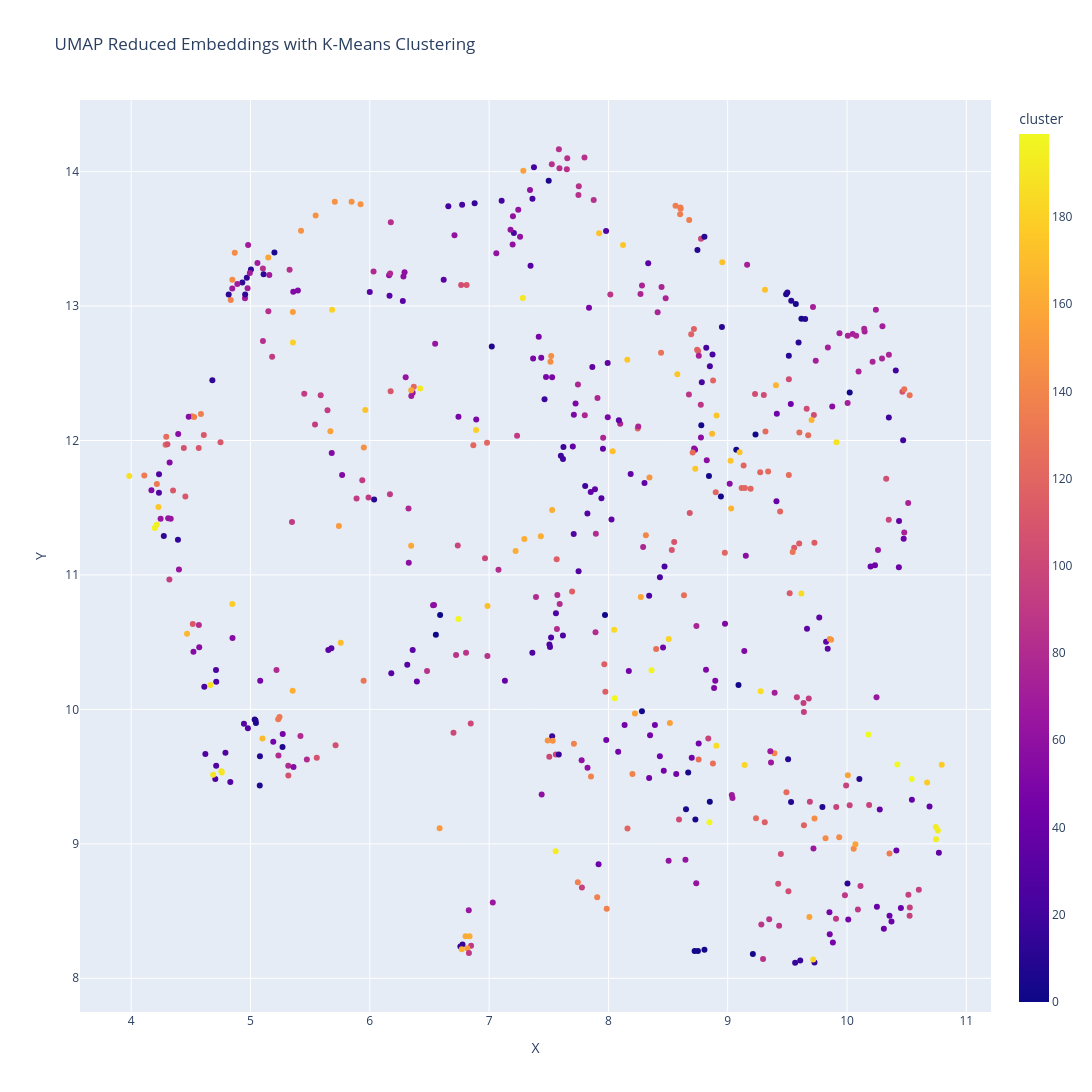

The notebook cell saved with this chart:
### Code cell
# Create a scatter plot with Plotly
fig = px.scatter(
    merged_df, x='X', y='Y',
    color='cluster',
    hover_data={'question': True, 'cluster': True, 'X': False, 'Y': False},
    title='UMAP Reduced Embeddings with K-Means Clustering',
    width=1600,
    height=1600,
)

# Show the plot
fig.show()

### Figure 1 — Plotly figure (JSON) as saved in the notebook; plotly's stock layout.template omitted (floating-point values rounded to 4 significant figures; data arrays with more than 128 entries replaced by an {"elided": "..."} marker saying what was removed)
{"data": [{"customdata": {"elided": "562x2 mixed values"}, "hovertemplate": "question=%{customdata[0]}<br>cluster=%{marker.color}<extra></extra>", "legendgroup": "", "marker": {"color": {"elided": "562 int values"}, "coloraxis": "coloraxis", "symbol": "circle"}, "mode": "markers", "name": "", "orientation": "v", "showlegend": false, "type": "scatter", "x": {"elided": "562 float values"}, "xaxis": "x", "y": {"elided": "562 float values"}, "yaxis": "y"}], "layout": {"coloraxis": {"colorbar": {"title": {"text": "cluster"}}, "colorscale": [[0, "#0d0887"], [0.1111, "#46039f"], [0.2222, "#7201a8"], [0.3333, "#9c179e"], [0.4444, "#bd3786"], [0.5556, "#d8576b"], [0.6667, "#ed7953"], [0.7778, "#fb9f3a"], [0.8889, "#fdca26"], [1, "#f0f921"]]}, "height": 1600, "legend": {"tracegroupgap": 0}, "title": {"text": "UMAP Reduced Embeddings with K-Means Clustering"}, "width": 1600, "xaxis": {"anchor": "y", "autorange": true, "domain": [0, 1], "range": [3.583, 11.19], "title": {"text": "X"}, "type": "linear"}, "yaxis": {"anchor": "x", "autorange": true, "domain": [0, 1], "range": [7.76, 14.52], "title": {"text": "Y"}, "type": "linear"}}}
